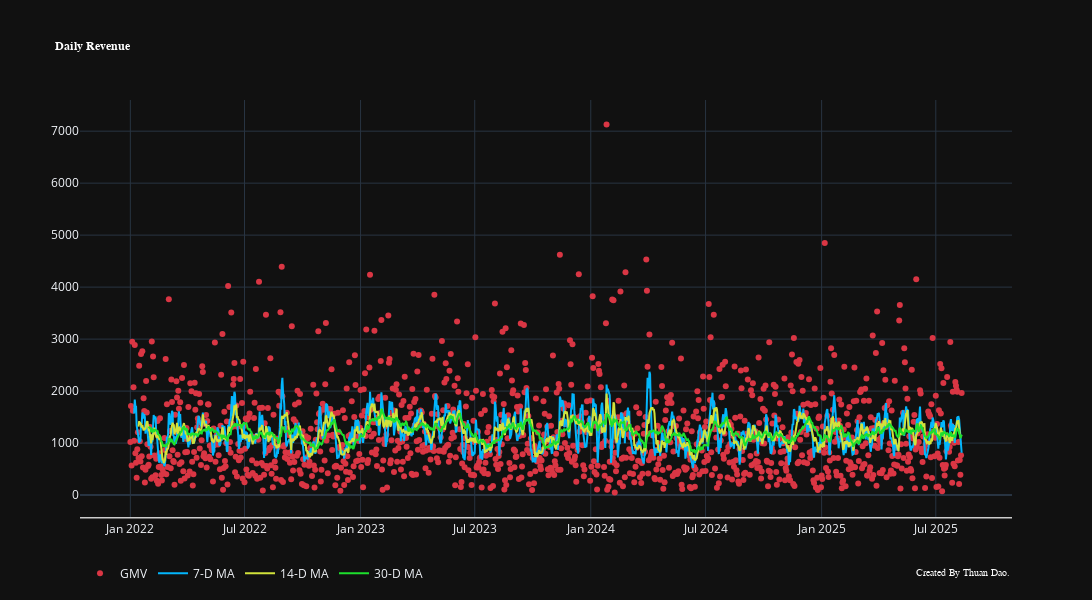

The notebook cell saved with this chart:
### Code cell
fig = go.Figure()

fig.add_trace(
    go.Scatter (
        x = data_orders_timeseries_daily["date"].astype(str),
        y = data_orders_timeseries_daily["total_price"],
        mode = "markers",
        name = "GMV",
        marker_color = "#da3644",
    )
)

fig.add_trace(
    go.Scatter (
        x = data_orders_timeseries_daily["date"].astype(str),
        y = data_orders_timeseries_daily["7d_moving_average"],
        mode = "lines",
        name = "7-D MA",
        marker_color = "#03b6fc",
    )
)

fig.add_trace(
    go.Scatter (
        x = data_orders_timeseries_daily["date"].astype(str),
        y = data_orders_timeseries_daily["14d_moving_average"],
        mode = "lines",
        name = "14-D MA",
        marker_color = "#d1e23b",
    )
)

fig.add_trace(
    go.Scatter (
        x = data_orders_timeseries_daily["date"].astype(str),
        y = data_orders_timeseries_daily["30d_moving_average"],
        mode = "lines",
        name = "30-D MA",
        marker_color = "#1de02d",
    )
)

fig.update_layout (
    title=dict(
        text="<b>Daily Revenue<b>",
        font=dict(size=12, family="Segoe UI", color="white")
    ),
    xaxis = dict (
        showline = True,
        linecolor = "rgb(204, 204, 204)",
        linewidth = 1.5,
    ),
    yaxis = dict (showticklabels = True),
    legend = dict(orientation = "h"),
    hovermode = "x unified",
    showlegend=True,
    template="plotly_dark",
    width=1500,
    height=600
)

fig.add_annotation(
    text="Created By Thuan Dao.",
    xref="paper", yref="paper",
    x=1, y=-0.15,
    showarrow=False,
    font=dict(size=10, color="white", family="Segoe UI")
)
fig.show()

### Figure 1 — Plotly figure (JSON) as saved in the notebook; plotly's stock layout.template omitted (floating-point values rounded to 4 significant figures; data arrays with more than 128 entries replaced by an {"elided": "..."} marker saying what was removed)
{"data": [{"marker": {"color": "#da3644"}, "mode": "markers", "name": "GMV", "type": "scatter", "x": {"elided": "1319 str values"}, "y": {"elided": "1319 float values"}}, {"marker": {"color": "#03b6fc"}, "mode": "lines", "name": "7-D MA", "type": "scatter", "x": {"elided": "1319 str values"}, "y": {"elided": "1319 float values"}}, {"marker": {"color": "#d1e23b"}, "mode": "lines", "name": "14-D MA", "type": "scatter", "x": {"elided": "1319 str values"}, "y": {"elided": "1319 float values"}}, {"marker": {"color": "#1de02d"}, "mode": "lines", "name": "30-D MA", "type": "scatter", "x": {"elided": "1319 str values"}, "y": {"elided": "1319 float values"}}], "layout": {"annotations": [{"font": {"color": "white", "family": "Segoe UI", "size": 10}, "showarrow": false, "text": "Created By Thuan Dao.", "x": 1, "xref": "paper", "y": -0.15, "yref": "paper"}], "height": 600, "hovermode": "x unified", "legend": {"orientation": "h"}, "showlegend": true, "title": {"font": {"color": "white", "family": "Segoe UI", "size": 12}, "text": "<b>Daily Revenue<b>"}, "width": 1500, "xaxis": {"linecolor": "rgb(204, 204, 204)", "linewidth": 1.5, "showline": true}, "yaxis": {"showticklabels": true}}}
